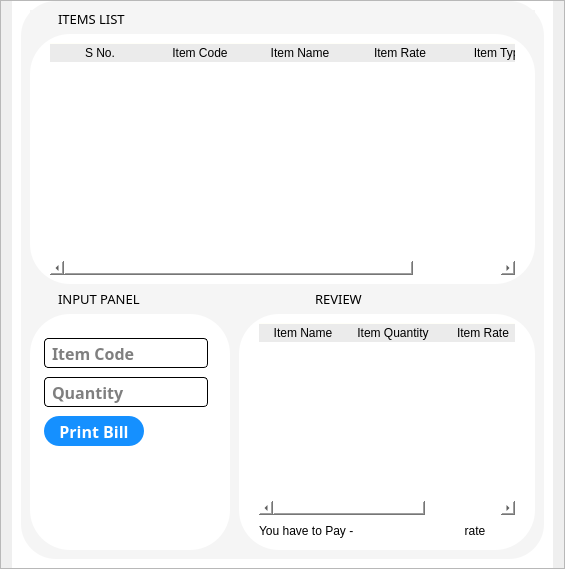
           <widget class="QFrame" name="main_content">
            <property name="frameShape">
             <enum>QFrame::StyledPanel</enum>
            </property>
            <property name="frameShadow">
             <enum>QFrame::Raised</enum>
            </property>
            <layout class="QVBoxLayout" name="verticalLayout_3">
             <property name="topMargin">
              <number>0</number>
             </property>
             <property name="bottomMargin">
              <number>0</number>
             </property>
             <item>
              <widget class="QStackedWidget" name="stackedWidget">
               <property name="enabled">
                <bool>true</bool>
               </property>
               <property name="styleSheet">
                <string notr="true">background-color: rgb(255, 255, 255);</string>
               </property>
               <property name="currentIndex">
                <number>0</number>
               </property>
               <widget class="QWidget" name="page_1">
                <property name="enabled">
                 <bool>true</bool>
                </property>
                <layout class="QVBoxLayout" name="verticalLayout_4">
                 <property name="topMargin">
                  <number>0</number>
                 </property>
                 <item>
                  <widget class="QFrame" name="working_area">
                   <property name="enabled">
                    <bool>true</bool>
                   </property>
                   <property name="styleSheet">
                    <string notr="true">QFrame{
	border-radius: 35px;
	background-color: rgb(245, 245, 245);
}</string>
                   </property>
                   <property name="frameShape">
                    <enum>QFrame::StyledPanel</enum>
                   </property>
                   <property name="frameShadow">
                    <enum>QFrame::Raised</enum>
                   </property>
                   <layout class="QVBoxLayout" name="verticalLayout_5">
                    <item>
                     <widget class="QFrame" name="items_list_frame">
                      <property name="maximumSize">
                       <size>
                        <width>16777215</width>
                        <height>25</height>
                       </size>
                      </property>
                      <property name="frameShape">
                       <enum>QFrame::StyledPanel</enum>
                      </property>
                      <property name="frameShadow">
                       <enum>QFrame::Raised</enum>
                      </property>
                      <layout class="QHBoxLayout" name="horizontalLayout_2">
                       <property name="spacing">
                        <number>0</number>
                       </property>
                       <property name="leftMargin">
                        <number>0</number>
                       </property>
                       <property name="topMargin">
                        <number>0</number>
                       </property>
                       <property name="rightMargin">
                        <number>0</number>
                       </property>
                       <property name="bottomMargin">
                        <number>0</number>
                       </property>
                       <item>
                        <widget class="QLabel" name="items_list_lbl">
                         <property name="font">
                          <font>
                           <family>JetBrains Mono</family>
                           <pointsize>10</pointsize>
                           <weight>50</weight>
                           <bold>false</bold>
                          </font>
                         </property>
                         <property name="styleSheet">
                          <string notr="true">QLabel{
	padding-left: 25px;
}</string>
                         </property>
                         <property name="text">
                          <string>ITEMS LIST</string>
                         </property>
                        </widget>
                       </item>
                      </layout>
                     </widget>
                    </item>
                    <item>
                     <widget class="QFrame" name="item_list_tbl_area">
                      <property name="frameShape">
                       <enum>QFrame::StyledPanel</enum>
                      </property>
                      <property name="frameShadow">
                       <enum>QFrame::Raised</enum>
                      </property>
                      <layout class="QVBoxLayout" name="verticalLayout_6">
                       <property name="spacing">
                        <number>0</number>
                       </property>
                       <property name="leftMargin">
                        <number>0</number>
                       </property>
                       <property name="topMargin">
                        <number>0</number>
                       </property>
                       <property name="rightMargin">
                        <number>0</number>
                       </property>
                       <property name="bottomMargin">
                        <number>0</number>
                       </property>
                       <item>
                        <widget class="QFrame" name="item_list_tbl_frame">
                         <property name="minimumSize">
                          <size>
                           <width>0</width>
                           <height>250</height>
                          </size>
                         </property>
                         <property name="styleSheet">
                          <string notr="true">QFrame{
	border-radius: 40px;
	background-color: rgb(255, 255, 255);
}</string>
                         </property>
                         <property name="frameShape">
                          <enum>QFrame::StyledPanel</enum>
                         </property>
                         <property name="frameShadow">
                          <enum>QFrame::Raised</enum>
                         </property>
                         <layout class="QVBoxLayout" name="verticalLayout_7">
                          <property name="leftMargin">
                           <number>20</number>
                          </property>
                          <property name="rightMargin">
                           <number>20</number>
                          </property>
                          <item>
                           <widget class="QTableWidget" name="item_list_tbl">
                            <property name="styleSheet">
                             <string notr="true">QHeaderView::section {
    background-color: rgb(235, 235, 235);
    border-radius: 10px;
}

QHeaderView::section:horizontal
{
    border-top: 1px solid #fffff8;
}

QHeaderView::section:vertical
{
    border-left: 1px solid #fffff8;
}</string>
                            </property>
                            <property name="lineWidth">
                             <number>2</number>
                            </property>
                            <property name="editTriggers">
                             <set>QAbstractItemView::NoEditTriggers</set>
                            </property>
                            <property name="tabKeyNavigation">
                             <bool>false</bool>
                            </property>
                            <property name="showDropIndicator" stdset="0">
                             <bool>true</bool>
                            </property>
                            <property name="showGrid">
                             <bool>true</bool>
                            </property>
                            <property name="cornerButtonEnabled">
                             <bool>true</bool>
                            </property>
                            <column>
                             <property name="text">
                              <string>S No.</string>
                             </property>
                            </column>
                            <column>
                             <property name="text">
                              <string>Item Code</string>
                             </property>
                            </column>
                            <column>
                             <property name="text">
                              <string>Item Name</string>
                             </property>
                            </column>
                            <column>
                             <property name="text">
                              <string>Item Rate</string>
                             </property>
                            </column>
                            <column>
                             <property name="text">
                              <string>Item Type</string>
                             </property>
                            </column>
                           </widget>
                          </item>
                         </layout>
                        </widget>
                       </item>
                      </layout>
                     </widget>
                    </item>
                    <item>
                     <widget class="QFrame" name="inpanel_review_frame">
                      <property name="maximumSize">
                       <size>
                        <width>16777215</width>
                        <height>25</height>
                       </size>
                      </property>
                      <property name="frameShape">
                       <enum>QFrame::StyledPanel</enum>
                      </property>
                      <property name="frameShadow">
                       <enum>QFrame::Raised</enum>
                      </property>
                      <layout class="QHBoxLayout" name="horizontalLayout_3">
                       <property name="spacing">
                        <number>9</number>
                       </property>
                       <property name="leftMargin">
                        <number>0</number>
                       </property>
                       <property name="topMargin">
                        <number>0</number>
                       </property>
                       <property name="rightMargin">
                        <number>0</number>
                       </property>
                       <property name="bottomMargin">
                        <number>0</number>
                       </property>
                       <item>
                        <widget class="QLabel" name="inpanel_lbl">
                         <property name="minimumSize">
                          <size>
                           <width>200</width>
                           <height>0</height>
                          </size>
                         </property>
                         <property name="maximumSize">
                          <size>
                           <width>260</width>
                           <height>16777215</height>
                          </size>
                         </property>
                         <property name="font">
                          <font>
                           <family>JetBrains Mono</family>
                           <pointsize>10</pointsize>
                          </font>
                         </property>
                         <property name="styleSheet">
                          <string notr="true">QLabel{
	padding-left: 25px;
}</string>
                         </property>
                         <property name="text">
                          <string>INPUT PANEL</string>
                         </property>
                        </widget>
                       </item>
                       <item>
                        <widget class="QLabel" name="review_lbl">
                         <property name="font">
                          <font>
                           <family>JetBrains Mono</family>
                           <pointsize>10</pointsize>
                          </font>
                         </property>
                         <property name="styleSheet">
                          <string notr="true">QLabel{
	padding-left: 25px;
}</string>
                         </property>
                         <property name="text">
                          <string>REVIEW</string>
                         </property>
                        </widget>
                       </item>
                      </layout>
                     </widget>
                    </item>
                    <item>
                     <widget class="QFrame" name="inpanel_review_area">
                      <property name="frameShape">
                       <enum>QFrame::StyledPanel</enum>
                      </property>
                      <property name="frameShadow">
                       <enum>QFrame::Raised</enum>
                      </property>
                      <layout class="QHBoxLayout" name="horizontalLayout_4">
                       <property name="spacing">
                        <number>9</number>
                       </property>
                       <property name="leftMargin">
                        <number>0</number>
                       </property>
                       <property name="topMargin">
                        <number>0</number>
                       </property>
                       <property name="rightMargin">
                        <number>0</number>
                       </property>
                       <property name="bottomMargin">
                        <number>0</number>
                       </property>
                       <item>
                        <widget class="QFrame" name="inpanel_frame">
                         <property name="minimumSize">
                          <size>
                           <width>200</width>
                           <height>0</height>
                          </size>
                         </property>
                         <property name="maximumSize">
                          <size>
                           <width>250</width>
                           <height>16777215</height>
                          </size>
                         </property>
                         <property name="styleSheet">
                          <string notr="true">QFrame{
	border-radius: 40px;
	background-color: rgb(255, 255, 255);
	padding-top: 15px;
	padding-left: 5px;
}</string>
                         </property>
                         <property name="frameShape">
                          <enum>QFrame::StyledPanel</enum>
                         </property>
                         <property name="frameShadow">
                          <enum>QFrame::Raised</enum>
                         </property>
                         <layout class="QFormLayout" name="formLayout">
                          <property name="labelAlignment">
                           <set>Qt::AlignLeading|Qt::AlignLeft|Qt::AlignVCenter</set>
                          </property>
                          <property name="formAlignment">
                           <set>Qt::AlignLeading|Qt::AlignLeft|Qt::AlignTop</set>
                          </property>
                          <property name="horizontalSpacing">
                           <number>9</number>
                          </property>
                          <property name="verticalSpacing">
                           <number>9</number>
                          </property>
                          <item row="0" column="0">
                           <widget class="QLineEdit" name="itm_code_input">
                            <property name="minimumSize">
                             <size>
                              <width>120</width>
                              <height>30</height>
                             </size>
                            </property>
                            <property name="font">
                             <font>
                              <family>Tw Cen MT</family>
                              <pointsize>12</pointsize>
                              <weight>75</weight>
                              <bold>true</bold>
                             </font>
                            </property>
                            <property name="styleSheet">
                             <string notr="true">QLineEdit{
	border: 1.4px solid black;
	border-radius: 4px;
	padding-left: 5px;
}

QLineEdit:hover{
	border: 2px solid black;
}

QLineEdit:focus {
	border: 2px solid blue;
}</string>
                            </property>
                            <property name="placeholderText">
                             <string>Item Code</string>
                            </property>
                           </widget>
                          </item>
                          <item row="1" column="0">
                           <widget class="QLineEdit" name="qnty_input">
                            <property name="minimumSize">
                             <size>
                              <width>120</width>
                              <height>30</height>
                             </size>
                            </property>
                            <property name="font">
                             <font>
                              <family>Tw Cen MT</family>
                              <pointsize>12</pointsize>
                              <weight>75</weight>
                              <bold>true</bold>
                             </font>
                            </property>
                            <property name="styleSheet">
                             <string notr="true">QLineEdit{
	border: 1.4px solid black;
	border-radius: 4px;
	padding-left: 5px;
}

QLineEdit:hover{
	border: 2px solid black;
}

QLineEdit:focus {
	border: 2px solid blue;
}</string>
                            </property>
                            <property name="placeholderText">
                             <string>Quantity</string>
                            </property>
                           </widget>
                          </item>
                          <item row="2" column="0">
                           <widget class="QPushButton" name="printbill_btn">
                            <property name="minimumSize">
                             <size>
                              <width>100</width>
                              <height>30</height>
                             </size>
                            </property>
                            <property name="font">
                             <font>
                              <family>Tw Cen MT</family>
                              <pointsize>12</pointsize>
                              <weight>75</weight>
                              <bold>true</bold>
                             </font>
                            </property>
                            <property name="styleSheet">
                             <string notr="true">QPushButton{
	color: rgb(255, 255, 255);
	background-color: rgb(21, 144, 255);
	border: 1px;
	border-radius: 15px;
}

QPushButton:hover{
	border: 2px solid black;
}

QPushButton:pressed {
	border: 2px solid blue;
	color: blue;
}</string>
                            </property>
                            <property name="text">
                             <string>Print Bill</string>
                            </property>
                           </widget>
                          </item>
                         </layout>
                        </widget>
                       </item>
                       <item>
                        <widget class="QFrame" name="review_area">
                         <property name="styleSheet">
                          <string notr="true">QFrame{
	border-radius: 40px;
	background-color: rgb(255, 255, 255);
}</string>
                         </property>
                         <property name="frameShape">
                          <enum>QFrame::StyledPanel</enum>
                         </property>
                         <property name="frameShadow">
                          <enum>QFrame::Raised</enum>
                         </property>
                         <layout class="QVBoxLayout" name="verticalLayout_8">
                          <property name="leftMargin">
                           <number>20</number>
                          </property>
                          <property name="rightMargin">
                           <number>20</number>
                          </property>
                          <item>
                           <widget class="QTableWidget" name="review_tbl">
                            <property name="sizePolicy">
                             <sizepolicy hsizetype="Expanding" vsizetype="Expanding">
                              <horstretch>0</horstretch>
                              <verstretch>0</verstretch>
                             </sizepolicy>
                            </property>
                            <property name="styleSheet">
                             <string notr="true">QHeaderView::section {
    background-color: rgb(235, 235, 235);
    border-radius: 10px;
	padding-right: 2px;
}

QHeaderView::section:horizontal
{
    border-top: 1px solid #fffff8;
}

QHeaderView::section:vertical
{
    border-left: 1px solid #fffff8;
}</string>
                            </property>
                            <attribute name="horizontalHeaderDefaultSectionSize">
                             <number>90</number>
                            </attribute>
                            <column>
                             <property name="text">
                              <string>Item Name</string>
                             </property>
                            </column>
                            <column>
                             <property name="text">
                              <string>Item Quantity</string>
                             </property>
                            </column>
                            <column>
                             <property name="text">
                              <string>Item Rate</string>
                             </property>
                            </column>
                           </widget>
                          </item>
                          <item>
                           <widget class="QFrame" name="frame">
                            <property name="minimumSize">
                             <size>
                              <width>0</width>
                              <height>20</height>
                             </size>
                            </property>
                            <property name="frameShape">
                             <enum>QFrame::StyledPanel</enum>
                            </property>
                            <property name="frameShadow">
                             <enum>QFrame::Raised</enum>
                            </property>
                            <layout class="QHBoxLayout" name="horizontalLayout_8">
                             <property name="spacing">
                              <number>0</number>
                             </property>
                             <property name="leftMargin">
                              <number>0</number>
                             </property>
                             <property name="topMargin">
                              <number>0</number>
                             </property>
                             <property name="rightMargin">
                              <number>0</number>
                             </property>
                             <property name="bottomMargin">
                              <number>0</number>
                             </property>
                             <item>
                              <widget class="QLabel" name="label">
                               <property name="text">
                                <string>You have to Pay -</string>
                               </property>
                              </widget>
                             </item>
                             <item>
                              <widget class="QLabel" name="label_2">
                               <property name="minimumSize">
                                <size>
                                 <width>30</width>
                                 <height>0</height>
                                </size>
                               </property>
                               <property name="maximumSize">
                                <size>
                                 <width>80</width>
                                 <height>16777215</height>
                                </size>
                               </property>
                               <property name="text">
                                <string>rate</string>
                               </property>
                               <property name="alignment">
                                <set>Qt::AlignCenter</set>
                               </property>
                              </widget>
                             </item>
                            </layout>
                           </widget>
                          </item>
                         </layout>
                        </widget>
                       </item>
                      </layout>
                     </widget>
                    </item>
                   </layout>
                  </widget>
                 </item>
                </layout>
               </widget>
               <widget class="QWidget" name="page_2"/>
              </widget>
             </item>
            </layout>
           </widget>
